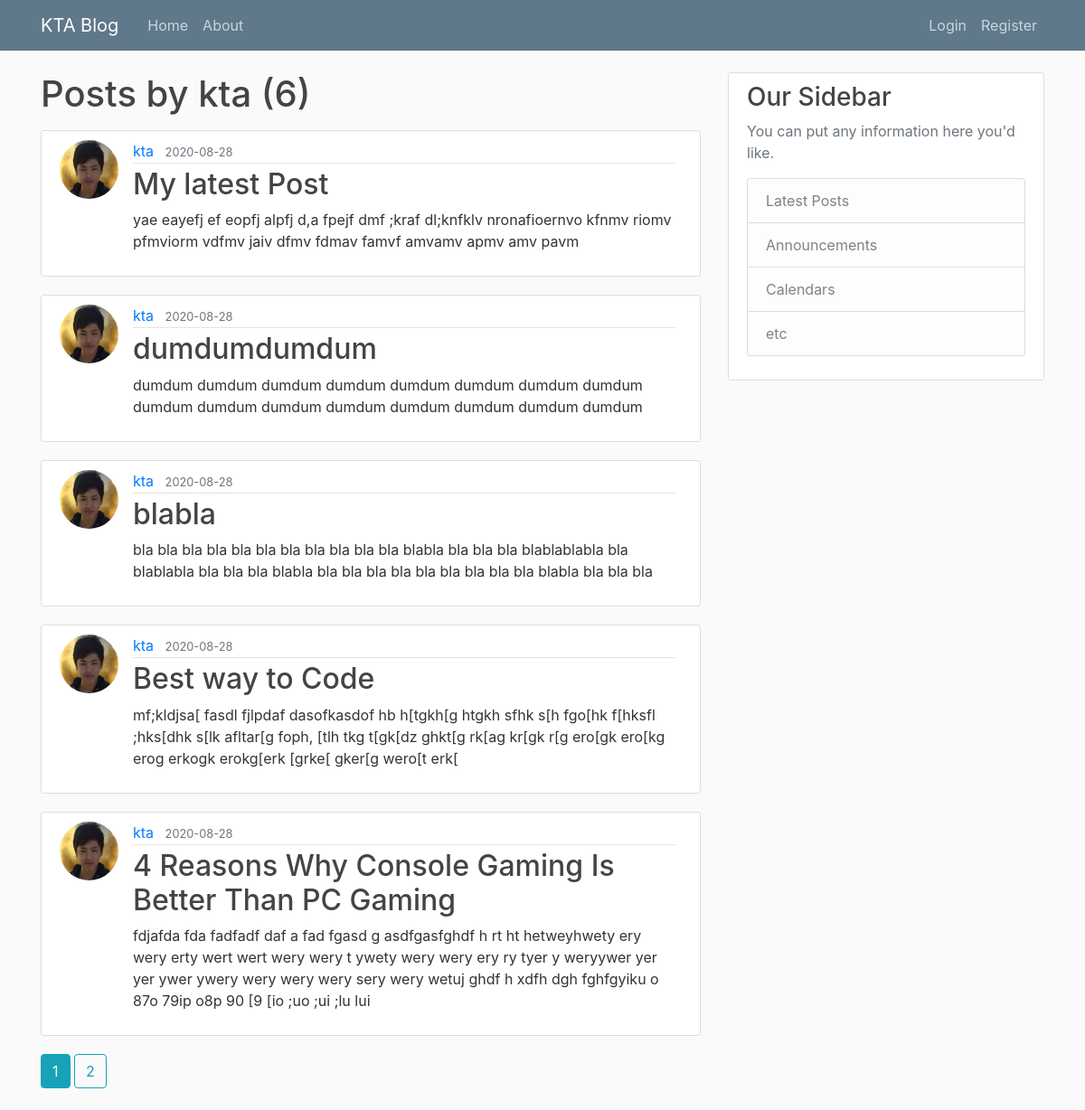
Screenshot of /user/kta with the database file from the repository.
### flaskblog/model.py (models this page shows, shortened)
class User(db.Model, UserMixin):
    id = db.Column(db.Integer, primary_key=True)
    username = db.Column(db.String(20), unique=True, nullable=False)
    email = db.Column(db.String(120), unique=True, nullable=False)
    image_file = db.Column(db.String(20), nullable=False, default='default.jpg')
    password = db.Column(db.String(60), nullable=False)
    posts = db.relationship('Post', backref='author', lazy=True)

class Post(db.Model):
    id = db.Column(db.Integer, primary_key=True)
    title = db.Column(db.String(100), nullable=False)
    date_posted = db.Column(db.DateTime, nullable=False, default=datetime.utcnow)
    content = db.Column(db.Text, nullable=False)
    user_id = db.Column(db.Integer, db.ForeignKey('user.id'), nullable=False)

### flaskblog/route.py (the view)
@app.route('/user/<string:username>')
def user_posts(username):
    page = request.args.get('page', 1, type=int)
    user = User.query.filter_by(username=username).first_or_404()
    posts = Post.query.filter_by(author=user)\
        .order_by(Post.date_posted.desc())\
        .paginate(page=page, per_page=5)
    return render_template('user_posts.html', posts=posts, user=user)

### flaskblog/templates/user_posts.html
{% extends "base.html" %}
{% block body %}
<h1 class="mb-3">Posts by {{ user.username }} ({{ posts.total }}) </h1>
    {% for post in posts.items %}
        <article class="media content-section">
          <img class="rounded-circle article-img" src="{{ url_for('static', filename='profile_pics/' + post.author.image_file) }}">
          <div style='max-width: 600px;' class="media-body">
            <div class="article-metadata">
              <a class="mr-2" href="{{ url_for('user_posts', username=post.author.username) }}">{{ post.author.username }}</a>
              <small class="text-muted">{{ post.date_posted.strftime('%Y-%m-%d') }}</small>
            </div>
            <h2><a class="article-title" href="{{ url_for('post', post_id=post.id) }}">{{ post.title }}</a></h2>
            <p class="article-content">{{ post.content }}</p>
          </div>
        </article>
    {% endfor %}
    {% for page_num in posts.iter_pages(left_edge=1, right_edge=1, left_current=1, right_current=2) %}
        {% if page_num %}
            {% if posts.page == page_num %}
                <a class="btn btn-info mb-4" href="{{ url_for('user_posts', username=user.username, page=page_num) }}">{{ page_num }}</a>
            {% else %}
                <a class="btn btn-outline-info mb-4" href="{{ url_for('user_posts', username=user.username, page=page_num) }}">{{ page_num }}</a>
            {% endif %}
        {% else %}
            .....
        {% endif %}
    {% endfor %}
{% endblock %}

### flaskblog/templates/base.html (shortened to what this page needs)
<!DOCTYPE html>
<html>
    <head>
        <link rel="stylesheet" href="https://stackpath.bootstrapcdn.com/bootstrap/4.5.2/css/bootstrap.min.css">
        <link rel="stylesheet" type="text/css" href="{{ url_for('static', filename='main.css') }}" />
    </head>
    <body>
        <header class="site-header">
          <nav class="navbar navbar-expand-md navbar-dark bg-steel fixed-top">
            <div class="container">
              <a class="navbar-brand mr-4" href="/">KTA Blog</a>
              <div class="collapse navbar-collapse" id="navbarToggle">
                <div class="navbar-nav mr-auto">
                  <a class="nav-item nav-link" href="{{ url_for('home') }}">Home</a>
                  <a class="nav-item nav-link" href="{{ url_for('about') }}">About</a>
                </div>
                <div class="navbar-nav">
                    {% if current_user.is_authenticated %}
                       <a class="nav-item nav-link" href="{{ url_for('new_post') }}">New Post</a>
                       <a class="nav-item nav-link" href="{{ url_for('account') }}">Account</a>
                       <a class="nav-item nav-link" href="{{ url_for('logout') }}">Logout</a>
                    {% else %}
                      <a class="nav-item nav-link" href="{{ url_for('login') }}">Login</a>
                      <a class="nav-item nav-link" href="{{ url_for('register') }}">Register</a>
                    {% endif %}
                </div>
              </div>
            </div>
          </nav>
        </header>
        <main role="main" class="container">
          <div class="row">
            <div class="col-md-8">
              {% block body %}{% endblock %}
            </div>
            <div class="col-md-4">
              <div class="content-section">
                <h3>Our Sidebar</h3>
                <p class='text-muted'>You can put any information here you'd like.
                  <ul class="list-group">
                    <li class="list-group-item list-group-item-light">Latest Posts</li>
                    <li class="list-group-item list-group-item-light">Announcements</li>
                    <li class="list-group-item list-group-item-light">Calendars</li>
                    <li class="list-group-item list-group-item-light">etc</li>
                  </ul>
                </p>
              </div>
            </div>
          </div>
        </main>
    </body>
</html>

### flaskblog/static/main.css (style rules this page uses)
body { background: #fafafa; color: #333333; margin-top: 5rem; }
h1, h2, h3, h4, h5, h6 { color: #444444; }
.bg-steel { background-color: #5f788a; }
.site-header .navbar-nav .nav-link { color: #cbd5db; }
.content-section { background: #ffffff; padding: 10px 20px; border: 1px solid #dddddd; border-radius: 3px; margin-bottom: 20px; }
.article-title { color: #444444; }
.article-content { white-space: pre-line; }
.article-img { height: 65px; width: 65px; margin-right: 16px; }
.article-metadata { padding-bottom: 1px; margin-bottom: 4px; border-bottom: 1px solid #e3e3e3 }

### rows the page displays
User: username "kta"
Post: image_file (picture), author.username "kta", date_posted "2020-08-28", title "My latest Post", content "yae eayefj ef eopfj alpfj d,a fpejf dmf ;kraf dl;knfklv nronafioernvo kfnmv riomv pfmviorm vdfmv jaiv dfmv fdmav famvf amvamv apmv amv pavm"
Post: image_file (picture), author.username "kta", date_posted "2020-08-28", title "dumdumdumdum", content "dumdum dumdum dumdum dumdum dumdum dumdum dumdum dumdum dumdum dumdum dumdum dumdum dumdum dumdum dumdum dumdum"
Post: image_file (picture), author.username "kta", date_posted "2020-08-28", title "blabla", content "bla bla bla bla bla bla bla bla bla bla bla blabla bla bla bla blablablabla bla blablabla bla bla bla blabla bla bla bla bla bla bla bla bla bla blabla bla bla bla"
Post: image_file (picture), author.username "kta", date_posted "2020-08-28", title "Best way to Code", content "mf;kldjsa[ fasdl fjlpdaf dasofkasdof hb h[tgkh[g htgkh sfhk s[h fgo[hk f[hksfl ;hks[dhk s[lk afltar[g foph, [tlh tkg t[gk[dz ghkt[g rk[ag kr[gk r[g ero[gk ero[kg erog erkogk erokg[erk [grke[ gker[g wero[t erk["
Post: image_file (picture), author.username "kta", date_posted "2020-08-28", title "4 Reasons Why Console Gaming Is Better Than PC Gaming", content "fdjafda fda fadfadf daf a fad fgasd g asdfgasfghdf h rt ht hetweyhwety ery wery erty wert wert wery wery t ywety wery wery ery ry tyer y weryywer yer yer ywer ywery wery wery wery sery wery wetuj ghdf h xdfh dgh fghfgyiku o 87o 79ip o8p 90 [9 [io ;uo ;ui ;lu lui"

### other values shown
{{ posts.total }} "6"
{{ page_num }} "1"
{{ page_num }} "2"
